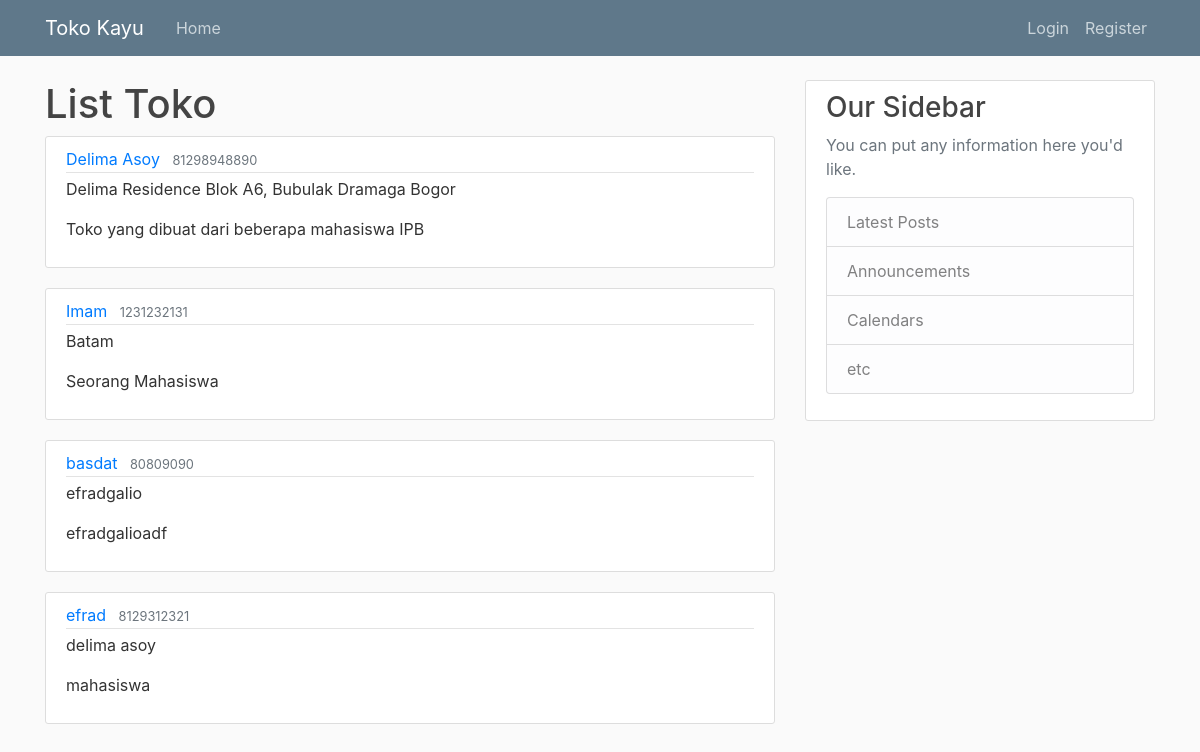
The page /customer/list/ on the database as committed earlier.
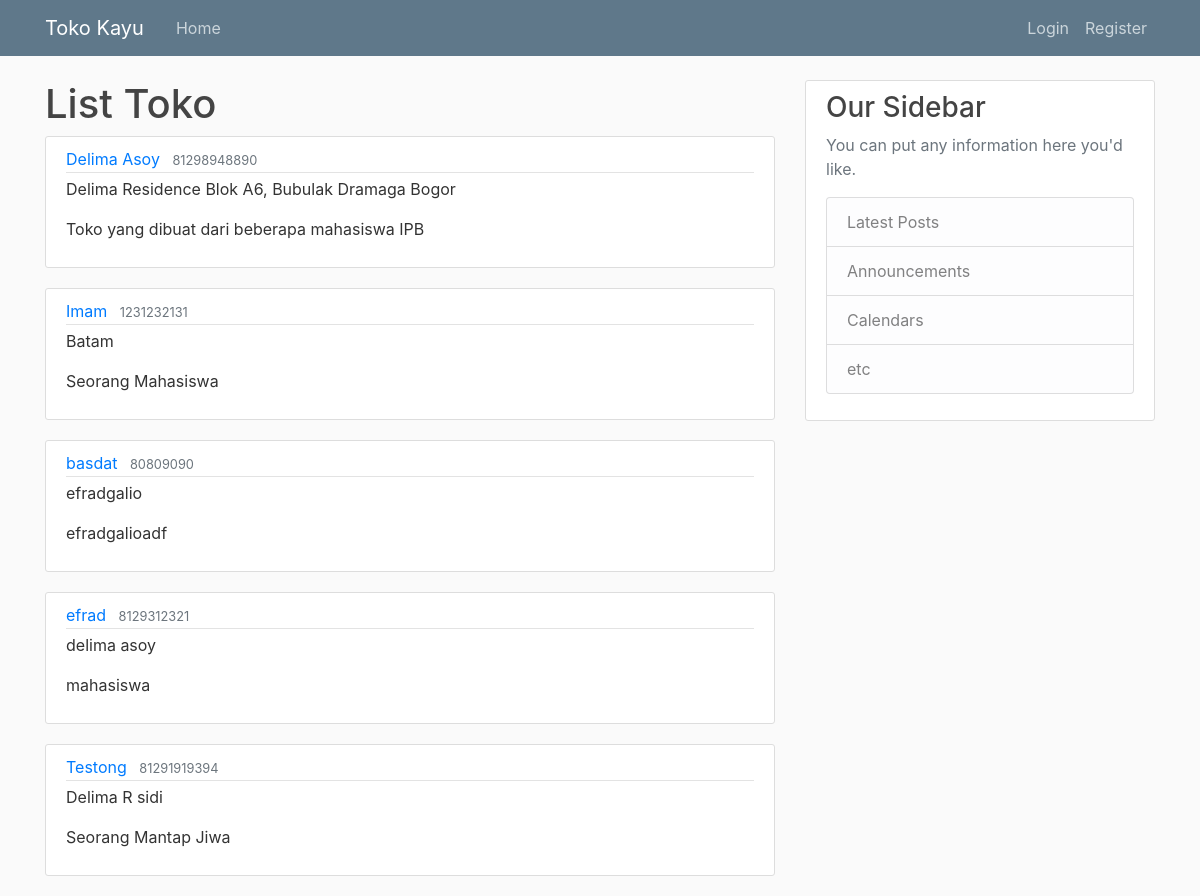
The same page on the database as committed later.
### customer/models.py (models this page shows, shortened)
class TokoModel(models.Model):
    nama_toko = models.CharField(max_length=20)
    no_telepon = models.IntegerField()
    alamat = models.TextField()
    deskripsi_singkat = models.TextField()
    nama_user = models.ForeignKey(LoginModel, default=1, on_delete=models.CASCADE)

### customer/views.py (the view)
def list(request):
    toko_all = TokoModel.objects.all()
    context = {
        'page_title': 'List Toko',
        'Toko': toko_all,
    }
    return render(request, 'customer/list.html', context)

### customer/templates/customer/list.html (shortened to what this page needs)
{% extends "base.html" %}
{% block content %}
    <h1>{{page_title}}</h1>
    {% for toko in Toko %}
        <article class="media content-section">
          <div class="media-body">
            <div class="article-metadata">
              <a class="mr-2" href="#">{{ toko.nama_toko }}</a>
              <small class="text-muted">{{ toko.no_telepon }}</small>
            </div>
            <p class="article-content">{{ toko.alamat }}</p>
            <p class="article-content">{{ toko.deskripsi_singkat }}</p>
          </div>
        </article>
    {% endfor %}
{% endblock content %}

### templates/base.html (shortened to what this page needs)
{% load static %}
<!DOCTYPE html>
<html>
<head>
    <link rel="stylesheet" href="https://maxcdn.bootstrapcdn.com/bootstrap/4.0.0/css/bootstrap.min.css">
    <link rel="stylesheet" type="text/css" href="{% static 'customer/main.css' %}">
</head>
<body>
    <header class="site-header">
      <nav class="navbar navbar-expand-md navbar-dark bg-steel fixed-top">
        <div class="container">
          <a class="navbar-brand mr-4" href="{% url 'index' %}">Toko Kayu</a>
          <div class="collapse navbar-collapse" id="navbarToggle">
            <div class="navbar-nav mr-auto">
              <a class="nav-item nav-link" href="{% url 'index' %}">Home</a>
            </div>
            <div class="navbar-nav">
              {% if user.is_authenticated %}
                <a class="nav-item nav-link" href="{% url 'profile' %}">Profile</a>
                <a class="nav-item nav-link" href="{% url 'logout' %}">Logout</a>
              {% else %}
                <a class="nav-item nav-link" href="{% url 'login' %}">Login</a>
                <a class="nav-item nav-link" href="{% url 'register' %}">Register</a>
              {% endif %}
            </div>
          </div>
        </div>
      </nav>
    </header>
    <main role="main" class="container">
      <div class="row">
        <div class="col-md-8">
          {% block content %}{% endblock %}
        </div>
        <div class="col-md-4">
          <div class="content-section">
            <h3>Our Sidebar</h3>
            <p class='text-muted'>You can put any information here you'd like.
              <ul class="list-group">
                <li class="list-group-item list-group-item-light">Latest Posts</li>
                <li class="list-group-item list-group-item-light">Announcements</li>
                <li class="list-group-item list-group-item-light">Calendars</li>
                <li class="list-group-item list-group-item-light">etc</li>
              </ul>
            </p>
          </div>
        </div>
      </div>
    </main>
</body>
</html>

### customer/static/customer/main.css (style rules this page uses)
body { background: #fafafa; color: #333333; margin-top: 5rem; }
h1, h2, h3, h4, h5, h6 { color: #444444; }
ul { margin: 0; }
.bg-steel { background-color: #5f788a; }
.site-header .navbar-nav .nav-link { color: #cbd5db; }
.content-section { background: #ffffff; padding: 10px 20px; border: 1px solid #dddddd; border-radius: 3px; margin-bottom: 20px; }
.article-content { white-space: pre-line; }
.article-metadata { padding-bottom: 1px; margin-bottom: 4px; border-bottom: 1px solid #e3e3e3 }

Rows that differ between the two databases and show on the page:
added TokoModel: nama_toko "Testong", no_telepon "81291919394", alamat "Delima R sidi", deskripsi_singkat "Seorang Mantap Jiwa"
